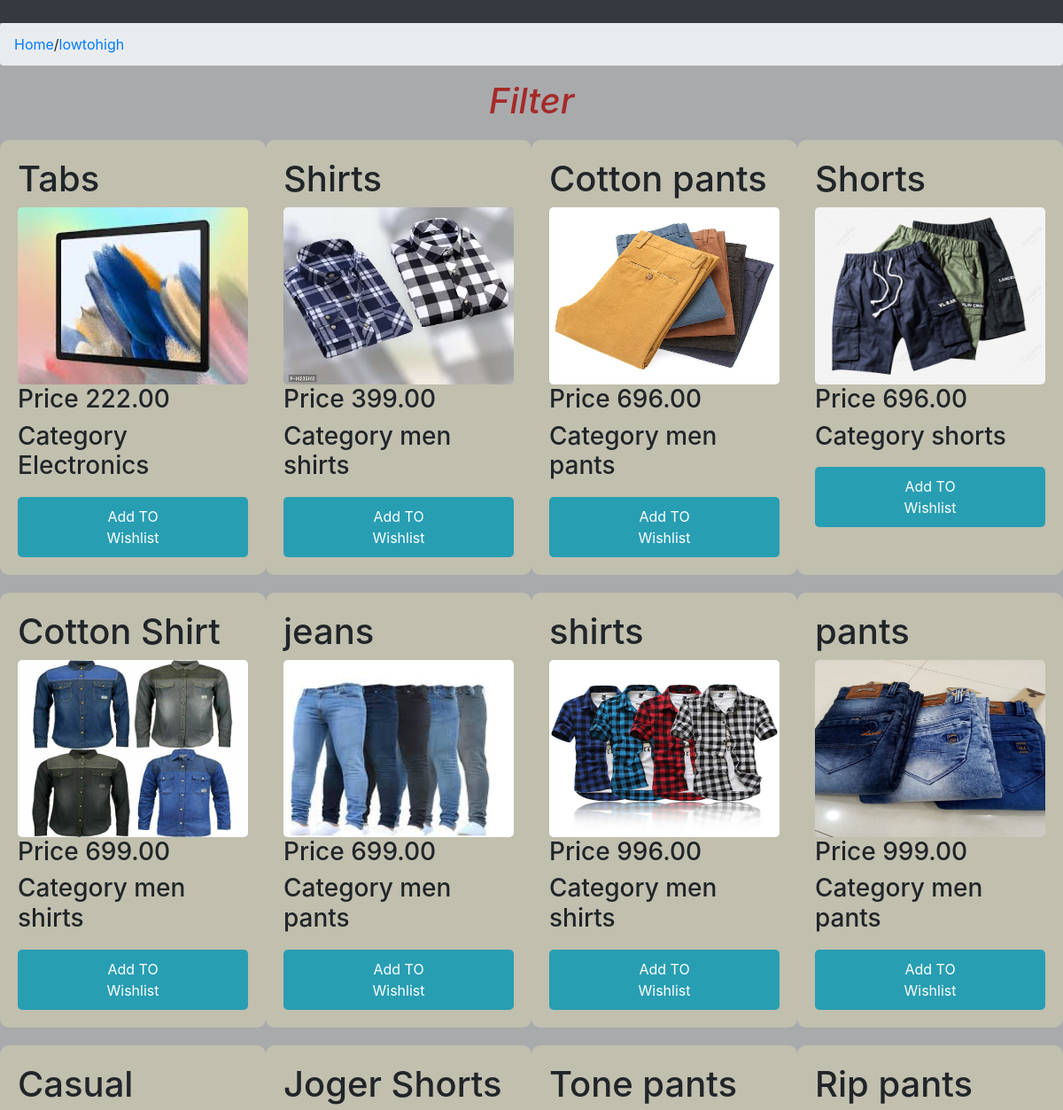
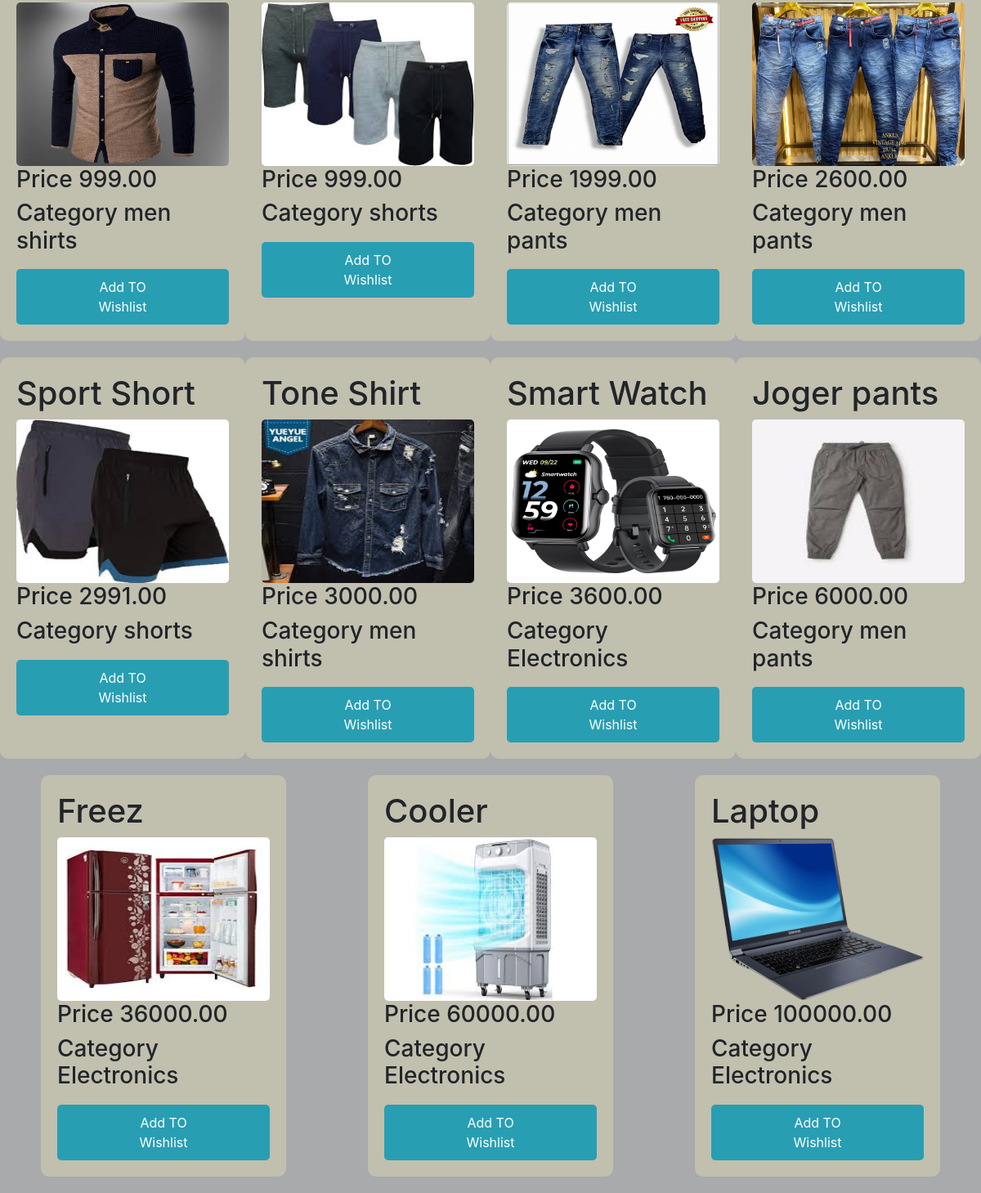
Screenshot of /lowtohigh/ with the database file from the repository (2 pictures, top to bottom).
### reg_app/models.py (models this page shows, shortened)
class product(models.Model):
    STATUS_CHOICES = (
        ('pending', 'Pending'),
        ('approved', 'Approved'),
        ('rejected', 'Rejected'),)
    pname=models.CharField(max_length=100)
    qty=models.IntegerField(default=1)
    price=models.DecimalField(max_digits=10,decimal_places=2)
    img=models.ImageField()
    dealer=models.ForeignKey(CustomUser,on_delete=models.CASCADE,null=True,blank=True)
    category=models.ForeignKey(Category,on_delete=models.CASCADE,null=True,blank=True)
    status = models.CharField(max_length=10, choices=STATUS_CHOICES, default='pending')

class Category(models.Model):
    category=models.CharField(max_length=100,unique=True)
    def __str__(self):
        return self.category

### reg_app/views.py (the view)
# urls.py: path('lowtohigh/',lowtohigh,name='lowtohigh'),
def lowtohigh(request):
    products = product.objects.order_by('price')
    return render(request, 'sort_by_price.html',{'products':products})

### templates/sort_by_price.html (shortened to what this page needs)
{% extends 'base.html' %}
    {% load static %}
    {% block title %}
    <link rel="stylesheet" href="{% static 'css/c4.css' %}">
    {% endblock %}
    {% block block_body %}
    <center>
        <i><h1 style="color: brown; " >Filter</h1></i>
    </center>
    <div class="product-container">
        {% for product in products %}
        <div class="product">
          <b>  <h1>{{ product.pname }}</h1></b>
            <img src="{{ product.img.url }}" alt="" height="200px" width="200px">
            <h3>Price {{ product.price }}</h3>
            <h3>Category {{product.category}}</h3>
            <form action="{% url 'addwishlist' product.id %}" method="POST">
                <button type="submit">Add TO Wishlist</button>
            </form>
        </div>
        {% endfor %}
    </div>
    {% endblock %}

### static/css/c4.css (style rules this page uses)
.product-container { display: flex; flex-wrap: wrap; justify-content: space-around; margin-top: 20px; }
.product { width: 300px; background-color: rgba(199, 197, 176, 0.8); border-radius: 10px; padding: 20px; margin-bottom: 20px; }
.product img { width: 260px; height: 200px; border-radius: 5px; }
.product button { background-color: rgb(40, 158, 179); color: white; border: none; padding: 10px 80px; margin-top: 10px; border-radius: 5px; text-decoration: none; cursor: pointer; }
button { border-radius: 10px; background-color: rgb(228, 222, 210); }
body { background-color: rgb(169, 170, 172); }

### rows the page displays
product: pname "Tabs", img (picture), price "222.00", category "Electronics"
product: pname "Shirts", img (picture), price "399.00", category "men shirts"
product: pname "Cotton pants", img (picture), price "696.00", category "men pants"
product: pname "Shorts", img (picture), price "696.00", category "shorts"
product: pname "Cotton Shirt", img (picture), price "699.00", category "men shirts"
product: pname "jeans", img (picture), price "699.00", category "men pants"
product: pname "shirts", img (picture), price "996.00", category "men shirts"
product: pname "pants", img (picture), price "999.00", category "men pants"
product: pname "Casual", img (picture), price "999.00", category "men shirts"
product: pname "Joger Shorts", img (picture), price "999.00", category "shorts"
product: pname "Tone pants", img (picture), price "1999.00", category "men pants"
product: pname "Rip pants", img (picture), price "2600.00", category "men pants"
product: pname "Sport Short", img (picture), price "2991.00", category "shorts"
product: pname "Tone Shirt", img (picture), price "3000.00", category "men shirts"
product: pname "Smart Watch", img (picture), price "3600.00", category "Electronics"
product: pname "Joger pants", img (picture), price "6000.00", category "men pants"
product: pname "Freez", img (picture), price "36000.00", category "Electronics"
product: pname "Cooler", img (picture), price "60000.00", category "Electronics"
product: pname "Laptop", img (picture), price "100000.00", category "Electronics"
